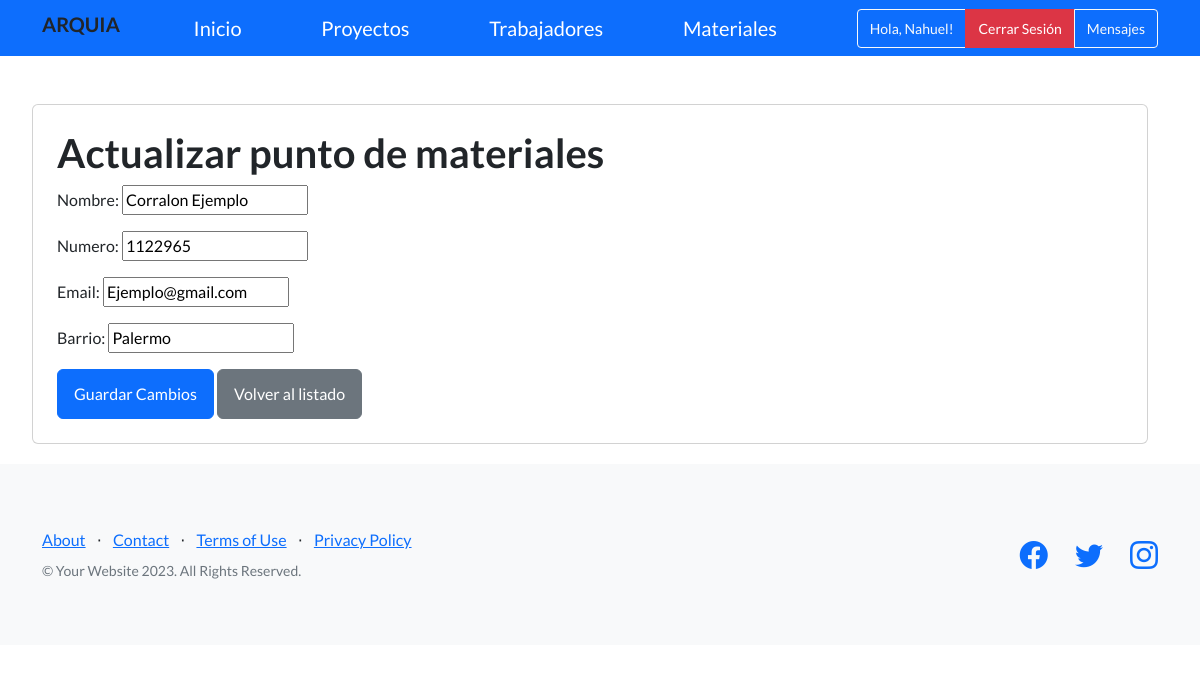
/app_arq/actualizar_material/3 (signed in), run on the app's committed database.
### app_arq/models.py (models this page shows, shortened)
class Material(models.Model):
    nombre = models.CharField(max_length=40)
    numero = models.CharField(max_length=30)
    email = models.EmailField()
    barrio = models.CharField(max_length=40, blank=False)
    user = models.ForeignKey(User, null=True, on_delete=models.CASCADE)

### app_arq/views.py (the view)
# urls.py: path('actualizar_material/<pk>', MaterialUpdateView.as_view(), name='actualizar_material'),
class MaterialUpdateView(LoginRequiredMixin, UpdateView):
    model = Material
    template_name = 'material_update.html'
    fields =  ['nombre', 'numero', 'email', 'barrio']
    success_url = '/app_arq/lista_material'
    login_url = '/app_arq/login/'

### app_arq/templates/material_update.html (shortened to what this page needs)
{% extends 'padre.html' %}
{% block contenidoQueCambia %}
<div style="display: flex; justify-content: space-between;">
    <div class="container mt-5" style="width: 95%; margin: 20px">
        <div class="card p-4">
        <h1>Actualizar punto de materiales</h1>
        <form method="post">
            {{ form.as_p }}
            <button type="submit" class="btn btn-primary">Guardar Cambios</button>
            <a href="{% url 'lista_material' %}" class="btn btn-secondary">Volver al listado</a>
        </form>
        </div>
    </div>
</div>
{% endblock contenidoQueCambia %}

### app_arq/templates/navbar.html
<nav class="navbar navbar-dark bg-primary">
    <div class="container">
        <h5 style="margin-right: 10px;">ARQUIA</h5>
        <div class="home-button">
            <a class="navbar-brand" href="{% url 'Inicio' %}">Inicio</a>
        </div>
        <a class="navbar-brand" href="{% url 'lista_proyecto' %}">Proyectos</a>
        <a class="navbar-brand" href="{% url 'lista_trabajador' %}">Trabajadores</a>
        <a class="navbar-brand" href="{% url 'lista_material' %}">Materiales</a>
        <div class="btn-group">
            {% if user.is_authenticated %}
            <a class="btn btn-outline-light btn-sm ml-auto" href="{% url 'edit_profile' %}">Hola, {{ user.username }}!</a>
            <a class="btn btn-danger btn-sm ml-auto" href="{% url 'logout' %}">Cerrar Sesión</a>
            <a class="btn btn-outline-light btn-sm ml-auto" href="{% url 'bandeja_entrada' %}">Mensajes</a>
            {% else %}
            <a class="btn btn-primary btn-sm ml-auto" href="{% url 'login' %}">Iniciar Sesión</a>
            <a class="btn btn-primary btn-sm ml-auto" href="{% url 'register' %}">Registrarse</a>
            {% endif %}
        </div>
    </div>
</nav>

### data on the page
Material: nombre "Corralon Ejemplo", numero "1122965", email "Ejemplo@gmail.com", barrio "Palermo"

### other printed values
{{ user.username }} "Nahuel"
